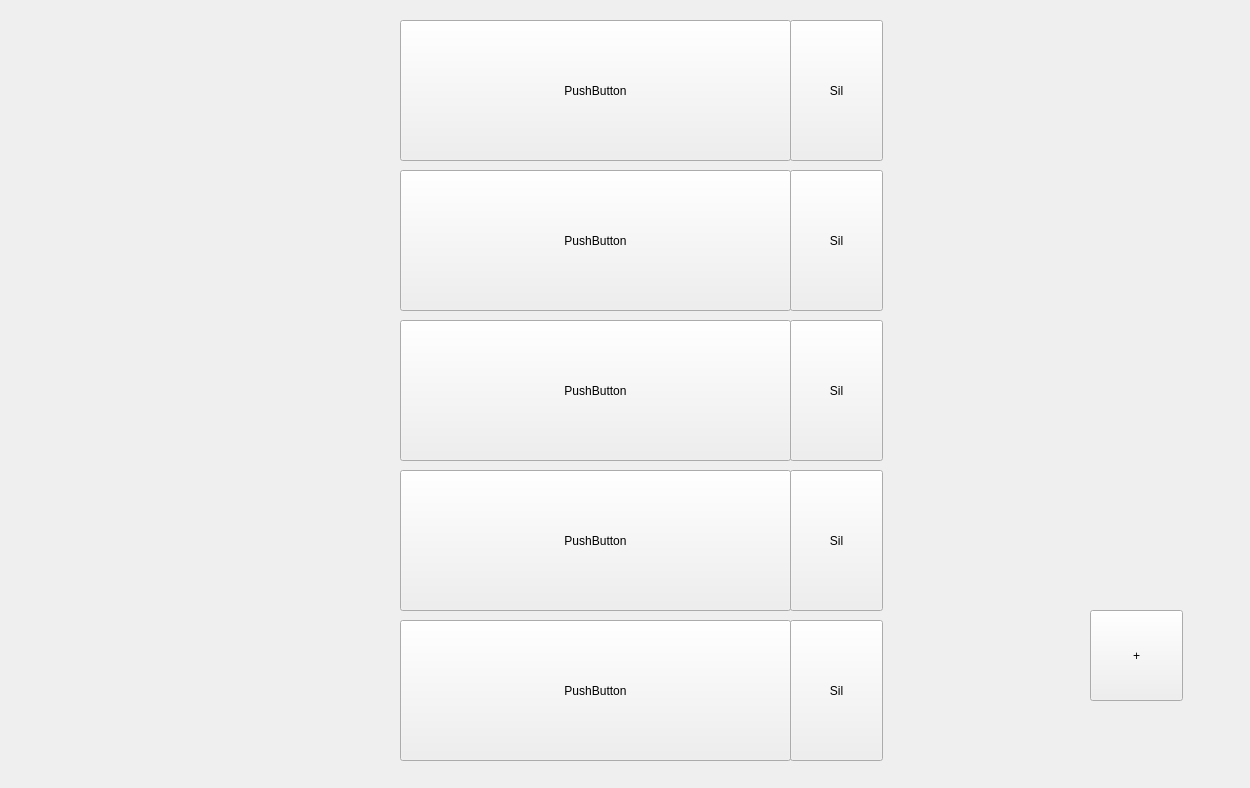
<?xml version="1.0" encoding="UTF-8"?>
<ui version="4.0">
 <class>FormMyBureau</class>
 <widget class="QWidget" name="FormMyBureau">
  <property name="geometry">
   <rect>
    <x>0</x>
    <y>0</y>
    <width>1250</width>
    <height>788</height>
   </rect>
  </property>
  <property name="windowTitle">
   <string>Form</string>
  </property>
  <widget class="QPushButton" name="pushButton">
   <property name="geometry">
    <rect>
     <x>400</x>
     <y>20</y>
     <width>391</width>
     <height>141</height>
    </rect>
   </property>
   <property name="text">
    <string>PushButton</string>
   </property>
  </widget>
  <widget class="QPushButton" name="btnAddLawyer">
   <property name="geometry">
    <rect>
     <x>1090</x>
     <y>610</y>
     <width>93</width>
     <height>91</height>
    </rect>
   </property>
   <property name="text">
    <string>+</string>
   </property>
  </widget>
  <widget class="QPushButton" name="btnDelete1">
   <property name="geometry">
    <rect>
     <x>790</x>
     <y>20</y>
     <width>93</width>
     <height>141</height>
    </rect>
   </property>
   <property name="text">
    <string>Sil</string>
   </property>
  </widget>
  <widget class="QPushButton" name="btnDelete2">
   <property name="geometry">
    <rect>
     <x>790</x>
     <y>170</y>
     <width>93</width>
     <height>141</height>
    </rect>
   </property>
   <property name="text">
    <string>Sil</string>
   </property>
  </widget>
  <widget class="QPushButton" name="pushButton_2">
   <property name="geometry">
    <rect>
     <x>400</x>
     <y>170</y>
     <width>391</width>
     <height>141</height>
    </rect>
   </property>
   <property name="text">
    <string>PushButton</string>
   </property>
  </widget>
  <widget class="QPushButton" name="btnDelete3">
   <property name="geometry">
    <rect>
     <x>790</x>
     <y>320</y>
     <width>93</width>
     <height>141</height>
    </rect>
   </property>
   <property name="text">
    <string>Sil</string>
   </property>
  </widget>
  <widget class="QPushButton" name="pushButton_3">
   <property name="geometry">
    <rect>
     <x>400</x>
     <y>320</y>
     <width>391</width>
     <height>141</height>
    </rect>
   </property>
   <property name="text">
    <string>PushButton</string>
   </property>
  </widget>
  <widget class="QPushButton" name="btnDelete4">
   <property name="geometry">
    <rect>
     <x>790</x>
     <y>470</y>
     <width>93</width>
     <height>141</height>
    </rect>
   </property>
   <property name="text">
    <string>Sil</string>
   </property>
  </widget>
  <widget class="QPushButton" name="pushButton_4">
   <property name="geometry">
    <rect>
     <x>400</x>
     <y>470</y>
     <width>391</width>
     <height>141</height>
    </rect>
   </property>
   <property name="text">
    <string>PushButton</string>
   </property>
  </widget>
  <widget class="QPushButton" name="btnDelete5">
   <property name="geometry">
    <rect>
     <x>790</x>
     <y>620</y>
     <width>93</width>
     <height>141</height>
    </rect>
   </property>
   <property name="text">
    <string>Sil</string>
   </property>
  </widget>
  <widget class="QPushButton" name="pushButton_5">
   <property name="geometry">
    <rect>
     <x>400</x>
     <y>620</y>
     <width>391</width>
     <height>141</height>
    </rect>
   </property>
   <property name="text">
    <string>PushButton</string>
   </property>
  </widget>
  <zorder>btnAddLawyer</zorder>
  <zorder>pushButton</zorder>
  <zorder>btnDelete1</zorder>
  <zorder>btnDelete2</zorder>
  <zorder>pushButton_2</zorder>
  <zorder>btnDelete3</zorder>
  <zorder>pushButton_3</zorder>
  <zorder>btnDelete4</zorder>
  <zorder>pushButton_4</zorder>
  <zorder>btnDelete5</zorder>
  <zorder>pushButton_5</zorder>
 </widget>
 <resources/>
 <connections/>
</ui>
